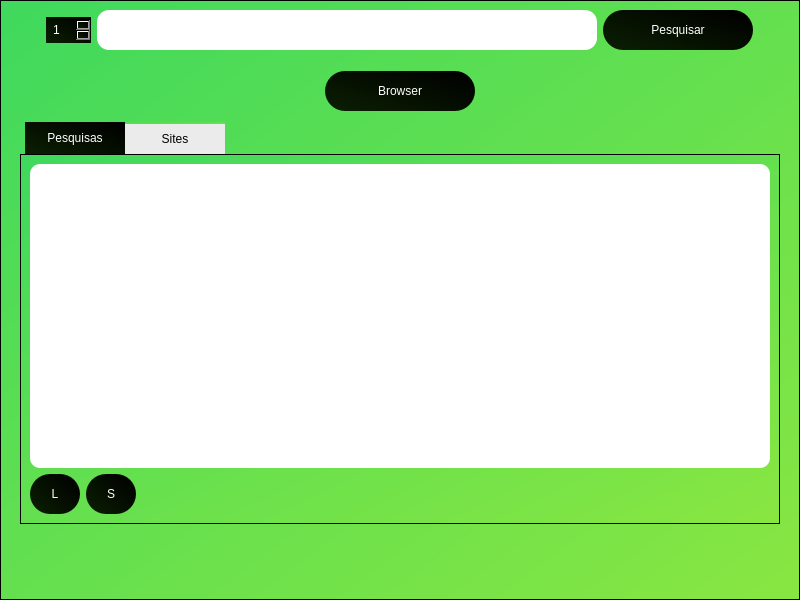
<?xml version="1.0" encoding="UTF-8"?>
<ui version="4.0">
 <class>JamboGui</class>
 <widget class="QWidget" name="JamboGui">
  <property name="geometry">
   <rect>
    <x>0</x>
    <y>0</y>
    <width>800</width>
    <height>600</height>
   </rect>
  </property>
  <property name="sizePolicy">
   <sizepolicy hsizetype="Expanding" vsizetype="Expanding">
    <horstretch>250</horstretch>
    <verstretch>200</verstretch>
   </sizepolicy>
  </property>
  <property name="minimumSize">
   <size>
    <width>800</width>
    <height>600</height>
   </size>
  </property>
  <property name="maximumSize">
   <size>
    <width>800</width>
    <height>600</height>
   </size>
  </property>
  <property name="windowTitle">
   <string>JamboGui</string>
  </property>
  <layout class="QGridLayout" name="myGrid2">
   <property name="leftMargin">
    <number>0</number>
   </property>
   <property name="topMargin">
    <number>0</number>
   </property>
   <property name="rightMargin">
    <number>0</number>
   </property>
   <property name="bottomMargin">
    <number>0</number>
   </property>
   <item row="0" column="0" alignment="Qt::AlignHCenter|Qt::AlignVCenter">
    <widget class="QFrame" name="frame">
     <property name="minimumSize">
      <size>
       <width>800</width>
       <height>600</height>
      </size>
     </property>
     <property name="maximumSize">
      <size>
       <width>800</width>
       <height>600</height>
      </size>
     </property>
     <property name="styleSheet">
      <string notr="true">background-color: qlineargradient(spread:pad, x1:0, y1:0, x2:1, y2:1, stop:0 rgba(63, 217, 93, 255), stop:1 rgba(137, 230, 65, 255));</string>
     </property>
     <property name="frameShape">
      <enum>QFrame::StyledPanel</enum>
     </property>
     <property name="frameShadow">
      <enum>QFrame::Raised</enum>
     </property>
     <layout class="QGridLayout" name="gridLayout">
      <item row="3" column="2">
       <widget class="QLabel" name="projectLoader">
        <property name="minimumSize">
         <size>
          <width>50</width>
          <height>50</height>
         </size>
        </property>
        <property name="maximumSize">
         <size>
          <width>50</width>
          <height>50</height>
         </size>
        </property>
        <property name="styleSheet">
         <string notr="true">background-color: rgba(255, 255, 255, 0);</string>
        </property>
        <property name="frameShadow">
         <enum>QFrame::Plain</enum>
        </property>
        <property name="text">
         <string/>
        </property>
        <property name="alignment">
         <set>Qt::AlignCenter</set>
        </property>
       </widget>
      </item>
      <item row="0" column="0" colspan="6">
       <layout class="QHBoxLayout" name="horizontalLayout">
        <item>
         <spacer name="horizontalSpacer_2">
          <property name="orientation">
           <enum>Qt::Horizontal</enum>
          </property>
          <property name="sizeHint" stdset="0">
           <size>
            <width>40</width>
            <height>20</height>
           </size>
          </property>
         </spacer>
        </item>
        <item>
         <widget class="QSpinBox" name="selectTotalSites">
          <property name="maximumSize">
           <size>
            <width>50</width>
            <height>16777215</height>
           </size>
          </property>
          <property name="styleSheet">
           <string notr="true">background-color: qlineargradient(spread:pad, x1:1, y1:0.074, x2:0, y2:0.966227, stop:0 rgba(0, 0, 0, 255), stop:0.9375 rgba(10, 29, 2, 255));
border-radius: 20px;
padding: 5px;
font: 12pt &quot;Courier&quot;;
color: rgb(255, 255, 255);</string>
          </property>
          <property name="buttonSymbols">
           <enum>QAbstractSpinBox::UpDownArrows</enum>
          </property>
          <property name="minimum">
           <number>1</number>
          </property>
          <property name="maximum">
           <number>10</number>
          </property>
         </widget>
        </item>
        <item>
         <widget class="QLineEdit" name="inputSearch">
          <property name="sizePolicy">
           <sizepolicy hsizetype="Fixed" vsizetype="Fixed">
            <horstretch>0</horstretch>
            <verstretch>0</verstretch>
           </sizepolicy>
          </property>
          <property name="minimumSize">
           <size>
            <width>500</width>
            <height>40</height>
           </size>
          </property>
          <property name="maximumSize">
           <size>
            <width>300</width>
            <height>40</height>
           </size>
          </property>
          <property name="styleSheet">
           <string notr="true">background-color: rgb(255, 255, 255);
font: 10pt &quot;Courier&quot;;
border-radius: 12px;
padding: 12px;</string>
          </property>
         </widget>
        </item>
        <item>
         <widget class="QPushButton" name="searchInputButton">
          <property name="sizePolicy">
           <sizepolicy hsizetype="Preferred" vsizetype="Preferred">
            <horstretch>0</horstretch>
            <verstretch>0</verstretch>
           </sizepolicy>
          </property>
          <property name="minimumSize">
           <size>
            <width>150</width>
            <height>40</height>
           </size>
          </property>
          <property name="maximumSize">
           <size>
            <width>50</width>
            <height>40</height>
           </size>
          </property>
          <property name="styleSheet">
           <string notr="true">background-color: qlineargradient(spread:pad, x1:1, y1:0.074, x2:0, y2:0.966227, stop:0 rgba(0, 0, 0, 255), stop:0.9375 rgba(10, 29, 2, 255));
border-radius: 20px;
padding: 5px;
font: 12pt &quot;Courier&quot;;
color: rgb(255, 255, 255);</string>
          </property>
          <property name="text">
           <string>Pesquisar</string>
          </property>
          <property name="iconSize">
           <size>
            <width>30</width>
            <height>30</height>
           </size>
          </property>
         </widget>
        </item>
        <item>
         <spacer name="horizontalSpacer">
          <property name="orientation">
           <enum>Qt::Horizontal</enum>
          </property>
          <property name="sizeHint" stdset="0">
           <size>
            <width>40</width>
            <height>20</height>
           </size>
          </property>
         </spacer>
        </item>
       </layout>
      </item>
      <item row="3" column="1">
       <spacer name="horizontalSpacer_5">
        <property name="orientation">
         <enum>Qt::Horizontal</enum>
        </property>
        <property name="sizeHint" stdset="0">
         <size>
          <width>40</width>
          <height>20</height>
         </size>
        </property>
       </spacer>
      </item>
      <item row="2" column="0" colspan="6">
       <layout class="QVBoxLayout" name="verticalLayout">
        <property name="leftMargin">
         <number>10</number>
        </property>
        <property name="topMargin">
         <number>10</number>
        </property>
        <property name="rightMargin">
         <number>10</number>
        </property>
        <property name="bottomMargin">
         <number>10</number>
        </property>
        <item>
         <layout class="QHBoxLayout" name="horizontalLayout_3">
          <property name="leftMargin">
           <number>5</number>
          </property>
          <property name="topMargin">
           <number>5</number>
          </property>
          <property name="rightMargin">
           <number>5</number>
          </property>
          <property name="bottomMargin">
           <number>5</number>
          </property>
          <item>
           <spacer name="horizontalSpacer_4">
            <property name="orientation">
             <enum>Qt::Horizontal</enum>
            </property>
            <property name="sizeHint" stdset="0">
             <size>
              <width>40</width>
              <height>20</height>
             </size>
            </property>
           </spacer>
          </item>
          <item>
           <widget class="QPushButton" name="openMiniBrowser">
            <property name="minimumSize">
             <size>
              <width>150</width>
              <height>40</height>
             </size>
            </property>
            <property name="maximumSize">
             <size>
              <width>60</width>
              <height>40</height>
             </size>
            </property>
            <property name="styleSheet">
             <string notr="true">background-color: qlineargradient(spread:pad, x1:1, y1:0.074, x2:0, y2:0.966227, stop:0 rgba(0, 0, 0, 255), stop:0.9375 rgba(10, 29, 2, 255));
border-radius: 20px;
padding: 5px;
color: rgb(255, 255, 255);
font: 12pt &quot;Courier&quot;;</string>
            </property>
            <property name="text">
             <string>Browser</string>
            </property>
            <property name="iconSize">
             <size>
              <width>30</width>
              <height>30</height>
             </size>
            </property>
           </widget>
          </item>
          <item>
           <spacer name="horizontalSpacer_3">
            <property name="orientation">
             <enum>Qt::Horizontal</enum>
            </property>
            <property name="sizeType">
             <enum>QSizePolicy::Expanding</enum>
            </property>
            <property name="sizeHint" stdset="0">
             <size>
              <width>15</width>
              <height>20</height>
             </size>
            </property>
           </spacer>
          </item>
         </layout>
        </item>
        <item>
         <widget class="QTabWidget" name="tabJamboWidget">
          <property name="styleSheet">
           <string notr="true">QTabWidget::pane { /* The tab widget frame */
    border: 1px solid #000000;
}

QTabBar::tab:hover {
	
	color: rgb(95, 95, 95);
}

QTabBar::tab {
	font: 10pt &quot;Courier&quot;;
	min-width: 100px;
	min-height: 30px;
	background-color: rgb(235, 235, 235);
}

QTabWidget::tab-bar {
    left: 5px; /* move to the right by 5px */
}

QTabBar::tab:selected {
    border-color: #9B9B9B;
    border-bottom-color: #C2C7CB; /* same as pane color */
    color: rgb(255, 255, 255);
	background: qlineargradient(spread:pad, x1:1, y1:0.074, x2:0, y2:0.966227, stop:0 rgba(0, 0, 0, 255), stop:0.9375 rgba(10, 29, 2, 255));
}

QTabBar::tab:!selected {
    margin-top: 2px; /* make non-selected tabs look smaller */
}
</string>
          </property>
          <property name="tabPosition">
           <enum>QTabWidget::North</enum>
          </property>
          <property name="tabShape">
           <enum>QTabWidget::Rounded</enum>
          </property>
          <property name="currentIndex">
           <number>0</number>
          </property>
          <property name="elideMode">
           <enum>Qt::ElideNone</enum>
          </property>
          <property name="documentMode">
           <bool>false</bool>
          </property>
          <property name="movable">
           <bool>false</bool>
          </property>
          <property name="tabBarAutoHide">
           <bool>false</bool>
          </property>
          <widget class="QWidget" name="tabSearch">
           <property name="styleSheet">
            <string notr="true">background-color: qlineargradient(spread:pad, x1:0, y1:0, x2:1, y2:1, stop:0 rgba(63, 217, 93, 255), stop:1 rgba(137, 230, 65, 255));</string>
           </property>
           <attribute name="title">
            <string>Pesquisas</string>
           </attribute>
           <layout class="QFormLayout" name="formLayout">
            <item row="1" column="0">
             <widget class="QPushButton" name="cleanListButton">
              <property name="minimumSize">
               <size>
                <width>50</width>
                <height>40</height>
               </size>
              </property>
              <property name="maximumSize">
               <size>
                <width>50</width>
                <height>40</height>
               </size>
              </property>
              <property name="styleSheet">
               <string notr="true">background-color: qlineargradient(spread:pad, x1:1, y1:0.074, x2:0, y2:0.966227, stop:0 rgba(0, 0, 0, 255), stop:0.9375 rgba(10, 29, 2, 255));
border-radius: 20px;
padding: 5px;
color: rgb(255, 255, 255);
font: 12pt &quot;Courier&quot;;</string>
              </property>
              <property name="text">
               <string>L</string>
              </property>
              <property name="iconSize">
               <size>
                <width>30</width>
                <height>30</height>
               </size>
              </property>
             </widget>
            </item>
            <item row="1" column="1">
             <widget class="QPushButton" name="saveListButton">
              <property name="minimumSize">
               <size>
                <width>50</width>
                <height>40</height>
               </size>
              </property>
              <property name="maximumSize">
               <size>
                <width>50</width>
                <height>40</height>
               </size>
              </property>
              <property name="styleSheet">
               <string notr="true">background-color: qlineargradient(spread:pad, x1:1, y1:0.074, x2:0, y2:0.966227, stop:0 rgba(0, 0, 0, 255), stop:0.9375 rgba(10, 29, 2, 255));
border-radius: 20px;
padding: 5px;
color: rgb(255, 255, 255);
font: 12pt &quot;Courier&quot;;</string>
              </property>
              <property name="text">
               <string>S</string>
              </property>
              <property name="iconSize">
               <size>
                <width>40</width>
                <height>40</height>
               </size>
              </property>
             </widget>
            </item>
            <item row="0" column="0" colspan="2">
             <widget class="QListWidget" name="listResult">
              <property name="minimumSize">
               <size>
                <width>450</width>
                <height>0</height>
               </size>
              </property>
              <property name="styleSheet">
               <string notr="true">font: 10pt &quot;Courier&quot;;
padding: 10px;
border-radius: 10px;
background-color: rgb(255, 255, 255);
</string>
              </property>
              <property name="verticalScrollBarPolicy">
               <enum>Qt::ScrollBarAsNeeded</enum>
              </property>
              <property name="alternatingRowColors">
               <bool>true</bool>
              </property>
              <property name="verticalScrollMode">
               <enum>QAbstractItemView::ScrollPerItem</enum>
              </property>
             </widget>
            </item>
           </layout>
          </widget>
          <widget class="QWidget" name="tabSites">
           <property name="styleSheet">
            <string notr="true">background-color: qlineargradient(spread:pad, x1:0, y1:0, x2:1, y2:1, stop:0 rgba(63, 217, 93, 255), stop:1 rgba(137, 230, 65, 255));</string>
           </property>
           <attribute name="title">
            <string>Sites</string>
           </attribute>
           <layout class="QVBoxLayout" name="verticalLayout_3">
            <item>
             <widget class="QListWidget" name="listSitesArticles">
              <property name="styleSheet">
               <string notr="true">font: 10pt &quot;Courier&quot;;
padding: 10px;
border-radius: 10px;
background-color: rgb(255, 255, 255);

QScrollArea::vertical{
	background-color: rgb(0, 0, 0);
}</string>
              </property>
              <property name="frameShape">
               <enum>QFrame::StyledPanel</enum>
              </property>
              <property name="frameShadow">
               <enum>QFrame::Sunken</enum>
              </property>
              <property name="lineWidth">
               <number>1</number>
              </property>
              <property name="midLineWidth">
               <number>0</number>
              </property>
              <property name="verticalScrollBarPolicy">
               <enum>Qt::ScrollBarAsNeeded</enum>
              </property>
              <property name="horizontalScrollBarPolicy">
               <enum>Qt::ScrollBarAsNeeded</enum>
              </property>
              <property name="sizeAdjustPolicy">
               <enum>QAbstractScrollArea::AdjustIgnored</enum>
              </property>
              <property name="autoScroll">
               <bool>true</bool>
              </property>
              <property name="tabKeyNavigation">
               <bool>false</bool>
              </property>
              <property name="showDropIndicator" stdset="0">
               <bool>true</bool>
              </property>
              <property name="alternatingRowColors">
               <bool>true</bool>
              </property>
              <property name="textElideMode">
               <enum>Qt::ElideRight</enum>
              </property>
              <property name="verticalScrollMode">
               <enum>QAbstractItemView::ScrollPerItem</enum>
              </property>
              <property name="movement">
               <enum>QListView::Static</enum>
              </property>
             </widget>
            </item>
           </layout>
          </widget>
         </widget>
        </item>
       </layout>
      </item>
      <item row="3" column="3">
       <spacer name="horizontalSpacer_6">
        <property name="orientation">
         <enum>Qt::Horizontal</enum>
        </property>
        <property name="sizeHint" stdset="0">
         <size>
          <width>40</width>
          <height>20</height>
         </size>
        </property>
       </spacer>
      </item>
     </layout>
    </widget>
   </item>
  </layout>
 </widget>
 <resources/>
 <connections/>
</ui>
